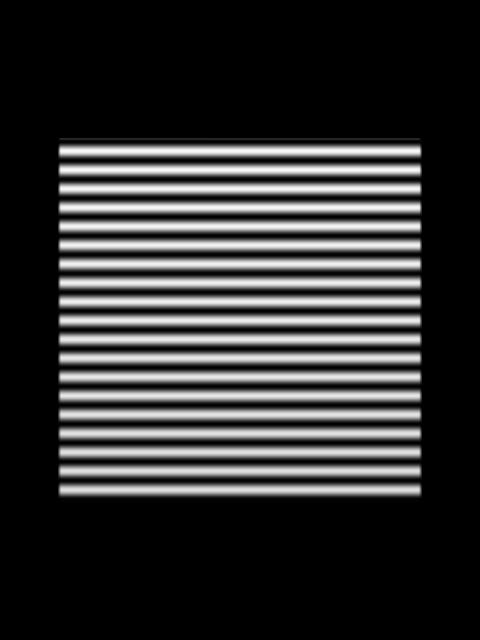
%> input picture trunk/Processing/SimThreePhase/ref.jpg, 480 x 640 px
$ octave multipass.m   (GNU Octave 9; MATLAB toolbox functions it lacks are replaced by stand-ins)
%> lines starting %> are read from the running program, lines starting %| are printed output that depends on the picture
### trunk/Matlab/skewfromref.m
function [skew, scale, period, uangle] = skewfromref(refname,targsize,div)
%> called with refname = '../Processing/SimThreePhase/ref.jpg', targsize = 1, div = 16
% compute the skew, scale, and angle from the ref image and its known size
% (as measured from the center to the edge)
p1 = rot90(double( sum(imread(refname),3)/3));
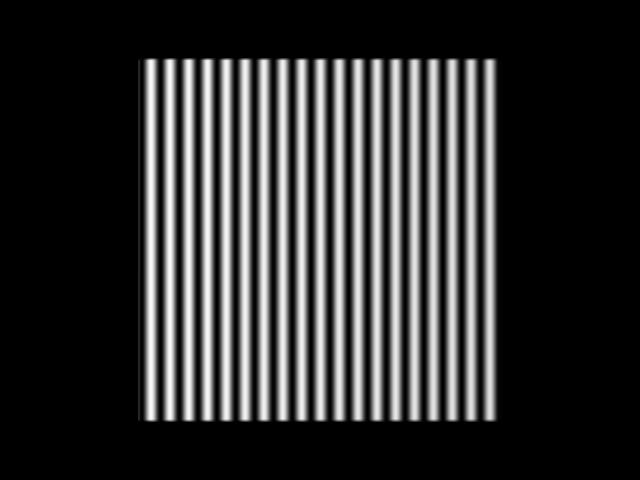
%> p1: size 480x640 double; min 0, max 251, mean 50

p1 = p1(end/2, :);
%> p1 = 640 values, max 249 at index 171, min 0 at index 1, mean 66.44

% angles could be centered around zero, and skew could
% be a lot a smaller
ang=2*(p1/max(p1)-0.5);
%> ang = 640 values, max 1 at index 171, min -1 at index 1, mean -0.466
angle = acos(ang)/pi;
%> angle = 640 values, max 1 at index 1, min 0 at index 171, mean 0.732
zerocrosses = ((ang(1:end-1) < 0) .* (ang(2:end) >=0));
%> zerocrosses = 639 values, max 1 at index 146, min 0 at index 1, mean 0.0297
figure(30), plot([1:length(ang)],ang, [1:length(zerocrosses)], zerocrosses);
period = mean(diff(find(zerocrosses)));
%> period = 18.89


uangle = (([1:length(ang)]-length(ang)/2)/period);
%> uangle = 640 values from -16.89 to 16.94
skew = 2*(max(uangle)/div);
%> skew = 2.12
scale = 1;

% [19 lines of commented-out code are left out]

### trunk/Matlab/structuredlight.m
function [t,angles,unwrapped_angles,pd]=structuredlight(p1name,p2name,p3name,hgtname);
% binarymillenium Jan 2010
% GNU GPL v3.0

% phases generates any number of equally spaced sine waves.
%
% slight (need to rename to avoid collision with existing matlab slight) loads images and performs the structured light calculations on them.  It is very slow, so is best suited for only narrow strips of the images.
%
% Copying from https://binarymillenium.googlecode.com/svn/trunk/processing/simstructuredlight
%

% p1 = rot90(double( rgb2gray(imread(p1name))));
% p2 = rot90(double( rgb2gray(imread(p2name))));
% p3 = rot90(double( rgb2gray(imread(p3name))));

p1 = rot90(double( sum(imread(p1name),3)/3));
p2 = rot90(double( sum(imread(p2name),3)/3));
p3 = rot90(double( sum(imread(p3name),3)/3));

fid = fopen(hgtname);
pd = (double( fread( fid,flipdim(size(p3),1), 'float' )));

%pd = (pd < 0.5e4).*pd + (pd >= 0.5e4).*max(max(pd));
%pd = pd - pd(end/2,end/2);

figure(2),%mesh(pd)

pdlin = reshape(pd,[prod(size(pd)),1]);
[n,x] = hist(pdlin,40);
%plot(x,n);

pd = (pd < x(2)).*pd + (pd >= x(2)).*x(2);
pd = -(pd-pd(end/2,end/2));
%mesh(pd);
axis equal
figure(10);
colormap('gray')
image(p1/4);


p1 = p1(end/2, :);
p2 = p2(end/2, :);
p3 = p3(end/2, :);
pd = pd(end/2, :);

% p1 = double( rgb2gray(imread('data/i1.png')));
% p2 = double( rgb2gray(imread('data/i2.png')));
% p3 = double( rgb2gray(imread('data/i3.png')));

p = zeros(size(p1,1),size(p1,2),3);

p(:,:,1) = p1;
p(:,:,2) = p2;
p(:,:,3) = p3;

pavg = sum(p,3)/3;


figure(1);


% [6 lines of commented-out code are left out]

angles = get_angle_full(p); %p(1:1,1:end/8,:));


x = [1:size(p1,2)/8];
p1sub = p1(1:1,:); %1:end/8);
p2sub = p2(1:1,:); %1:end/8);
p3sub = p3(1:1,:); %1:end/8);

% [11 lines of commented-out code are left out]

unwrapped_angles = get_unwrapped(angles);

flat_angles = [1:length(unwrapped_angles)]/length(unwrapped_angles);
flat_angles = unwrapped_angles(1) + (flat_angles )*(unwrapped_angles(end)-unwrapped_angles(1));
% TBD the offsets are just arbitrary to the images I'm using
t = [1:length(unwrapped_angles)];
t2 = [1:length(pd)];
% [5 lines of commented-out code are left out]


%%
if (0)
%figure(2);

p1_fft = fft((p1));

p1_fft = p1_fft(1:size(p1_fft,1)/4,:);
subplot(2,1,2),plot( angle(p1_fft(:,[1:40:end]) ) );
%image(255*angle(p1_fft)/pi);
colormap('gray');
%colormap('jet');
subplot(2,1,1),plot(abs(p1_fft(:,[1:40:end])));
%image(255*abs(p1_fft)/ max(max(abs(p1_fft) )));


% find the peak frequency

avgfft = (sum(abs(p1_fft')));
ofs = 20;
ofs_avgf = avgfft(ofs:end);
peak_f = ofs + find(ofs_avgf == max(ofs_avgf));
display(['peak freq at ' num2str(peak_f)]);


%figure(3);

flatp1 = double(reshape(p1,prod(size(p1)),1));
flatp2 = double(reshape(p2,prod(size(p2)),1));
flatp3 = double(reshape(p3,prod(size(p3)),1));
flatpa = double(reshape(pavg,prod(size(pavg)),1));
numbins = 128;
[n1,x1] = hist(flatp1,numbins);
[n2,x2] = hist(flatp2,numbins);
[n3,x3] = hist(flatp3,numbins);
[na,xa] = hist(flatpa,numbins);

%plot(xa,na-n3);
plot(xa,na,x1,n1,x2,n2,x3,n3);
end

%%
% p is a width * height * number of phases matrix
% [15 lines left out: function get_angle_full, not called in this run]

%%
% p is a vector of length number of phases
% angle is normalized 0.0 to 1.0
% [32 lines left out: function get_angle, not called in this run]

% [8 lines of commented-out code are left out]

%%
% [35 lines left out: function unwrap, not called in this run]


%%
% [42 lines left out: function get_unwrapped, not called in this run]

### trunk/Matlab/multipass.m


% p1 = rot90(double( rgb2gray(imread('../Processing/ThreePhase/img/phase1.jpg'))));
% p2 = rot90(double( rgb2gray(imread('../Processing/ThreePhase/img/phase2.jpg'))));
% p3 = rot90(double( rgb2gray(imread('../Processing/ThreePhase/img/phase3.jpg'))));

numphases = 5;
div = (2^(numphases-1))
[skew,scale, refangle,refuangle]=skewfromref('../Processing/SimThreePhase/ref.jpg',1.0,div);
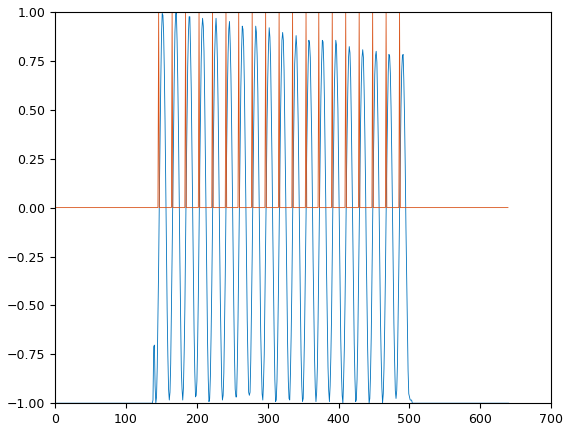
%> figure redrawn from the program's plot data; curve peaks at x = 171, y = 1; curve peaks at x = 146, y = 1
%> skew = 2.12; scale = 1; refangle = 18.89; refuangle = 640 values from -16.89 to 16.94

skew
%> skew = 2.12
scale
%> scale = 1
%figure(20),plot(refangle);
%figure(21),plot(refuangle);

[t,angles1,unwrapped_angles1,pd]=structuredlight('../Processing/SimThreePhase/phase1001.jpg','../Processing/SimThreePhase/phase1002.jpg','../Processing/SimThreePhase/phase1003.jpg', '../Processing/SimThreePhase/heightdata.dat');
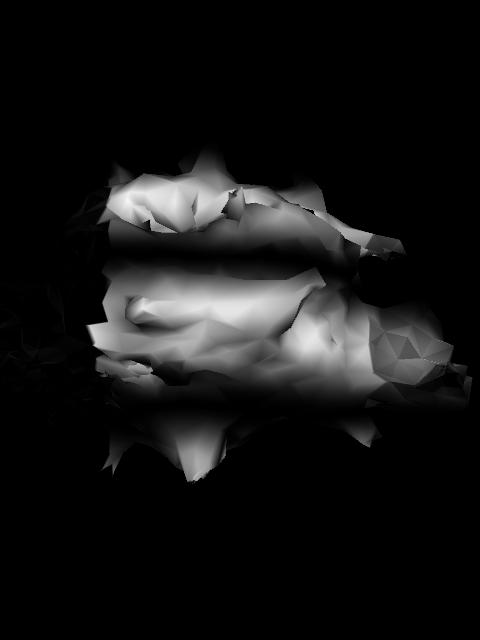
%> input picture trunk/Processing/SimThreePhase/phase1001.jpg, 480 x 640 px
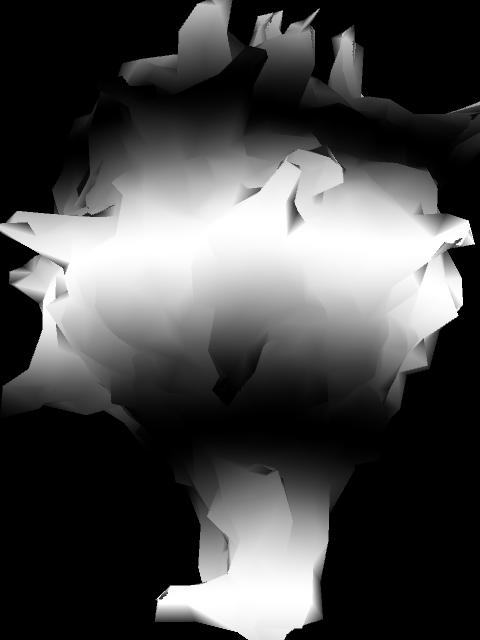
%> input picture trunk/Processing/SimThreePhase/phase1002.jpg, 480 x 640 px
%> in structuredlight, `p2 = rot90(double( sum(imread(p2name),3)/3));`:
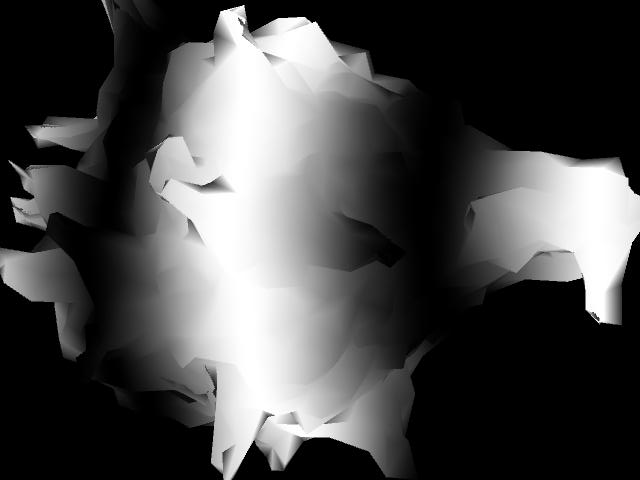
%> p2: size 480x640 double; min 0, max 255, mean 72.6
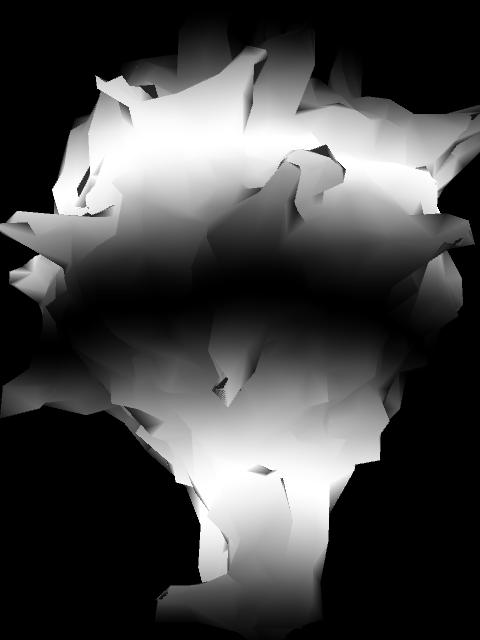
%> input picture trunk/Processing/SimThreePhase/phase1003.jpg, 480 x 640 px
%> in structuredlight, `p3 = rot90(double( sum(imread(p3name),3)/3));`:
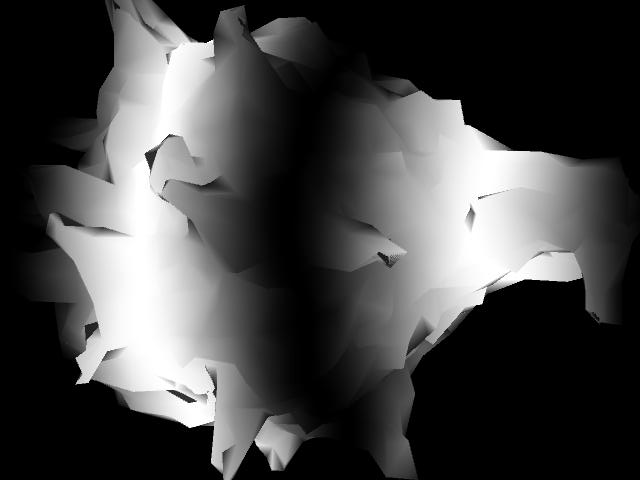
%> p3: size 480x640 double; min 0, max 255, mean 68.7
%> the run ends on the next line
